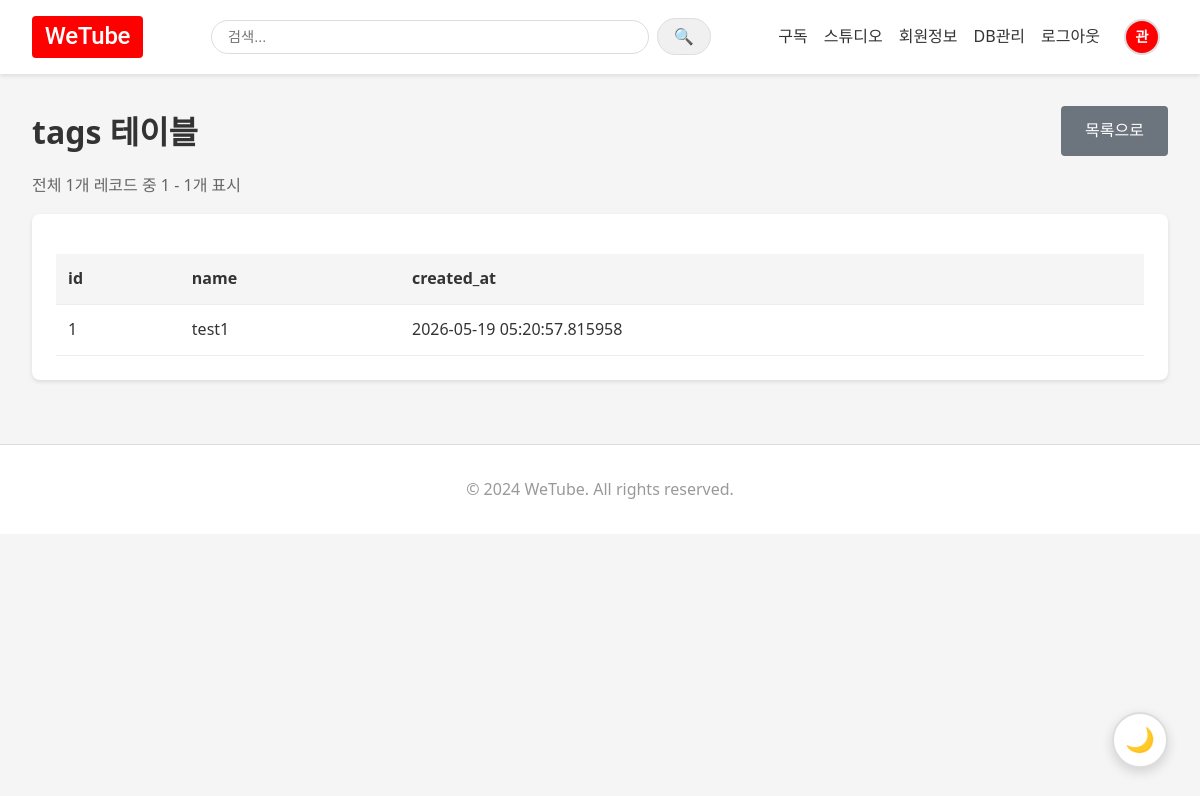
The page /admin/table/tags (signed in) on the database its author committed.
### app/models.py (models this page shows, shortened)
class User(UserMixin, db.Model):
    __tablename__ = 'users'
    id = db.Column(db.Integer, primary_key=True)
    username = db.Column(db.String(80), unique=True, nullable=False, index=True)
    email = db.Column(db.String(120), unique=True, nullable=False, index=True)
    password_hash = db.Column(db.String(255), nullable=False)
    nickname = db.Column(db.String(80), nullable=True)
    profile_image = db.Column(db.String(255), nullable=True)  # 프로필 이미지 경로 또는 Cloudinary URL
    profile_image_public_id = db.Column(db.String(255), nullable=True)  # Cloudinary 프로필 이미지 public_id
    is_admin = db.Column(db.Boolean, default=False, nullable=False)  # 관리자 여부
    created_at = db.Column(db.DateTime, default=datetime.utcnow)
    updated_at = db.Column(db.DateTime, default=datetime.utcnow, onupdate=datetime.utcnow)
    videos = db.relationship('Video', backref='author', lazy='dynamic', cascade='all, delete-orphan')
    comments = db.relationship('Comment', backref='author', lazy='dynamic', cascade='all, delete-orphan')
    liked_videos = db.relationship(
        'Video',
        secondary='video_likes',
        backref=db.backref('liked_by_users', lazy='dynamic'),
        lazy='dynamic'
    )
    subscribed_to = db.relationship(
        'User',
        secondary='subscriptions',
        primaryjoin='User.id==subscriptions.c.subscriber_id',
        secondaryjoin='User.id==subscriptions.c.subscribed_to_id',
        backref=db.backref('subscribers', lazy='dynamic'),
        lazy='dynamic'
    )

class Tag(db.Model):
    __tablename__ = 'tags'
    id = db.Column(db.Integer, primary_key=True)
    name = db.Column(db.String(50), unique=True, nullable=False, index=True)  # 태그 이름
    created_at = db.Column(db.DateTime, default=datetime.utcnow)

### app/routes/admin.py (the view)
@admin_bp.route('/table/<table_name>')
@login_required
def view_table(table_name):
    if not is_admin():
        flash('접근 권한이 없습니다.', 'error')
        return redirect(url_for('main.index'))
    try:
        page = request.args.get('page', 1, type=int)
        per_page = request.args.get('per_page', 50, type=int)
        inspector = inspect(db.engine)
        if table_name not in inspector.get_table_names():
            flash(f'테이블 "{table_name}"을 찾을 수 없습니다.', 'error')
            return redirect(url_for('admin.index'))
        columns = [col['name'] for col in inspector.get_columns(table_name)]
        count_result = db.session.execute(text(f"SELECT COUNT(*) FROM {table_name}"))
        total_count = count_result.scalar()
        offset = (page - 1) * per_page
        query = text(f"SELECT * FROM {table_name} LIMIT {per_page} OFFSET {offset}")
        result = db.session.execute(query)
        rows = result.fetchall()
        data = []
        for row in rows:
            row_dict = {}
            for i, col in enumerate(columns):
                value = row[i]
                if isinstance(value, datetime):
                    value = value.strftime('%Y-%m-%d %H:%M:%S')
                row_dict[col] = value
            data.append(row_dict)
        total_pages = (total_count + per_page - 1) // per_page
        return render_template('admin/table_view.html',
                             table_name=table_name,
                             columns=columns,
                             data=data,
                             page=page,
                             per_page=per_page,
                             total_count=total_count,
                             total_pages=total_pages)
    except Exception as e:
        flash(f'테이블 조회 중 오류가 발생했습니다: {str(e)}', 'error')
        return redirect(url_for('admin.index'))

### app/__init__.py (called while the page is built)
@login_manager.user_loader
def load_user(user_id):
    from app.models import User
    return User.query.get(int(user_id))

### app/routes/admin.py (called while the page is built)
def is_admin():
    return current_user.is_authenticated and current_user.is_admin

### app/templates/admin/table_view.html (shortened to what this page needs)
{% extends "base.html" %}
{% block content %}
<div class="container">
    <div style="display: flex; justify-content: space-between; align-items: center; margin-bottom: 1rem;">
        <h1 class="page-title">{{ table_name }} 테이블</h1>
        <a href="{{ url_for('admin.index') }}" class="btn btn-secondary">목록으로</a>
    </div>
    <div class="pagination-info">
        전체 {{ total_count }}개 레코드 중 {{ (page - 1) * per_page + 1 }} - {{ [page * per_page, total_count]|min }}개 표시
    </div>
    <div class="table-container">
        {% if data %}
        <table class="data-table">
            <thead>
                <tr>
                    {% for column in columns %}
                    <th>{{ column }}</th>
                    {% endfor %}
                </tr>
            </thead>
            <tbody>
                {% for row in data %}
                <tr>
                    {% for column in columns %}
                    <td>
                        {% if row[column] is none %}
                            <span style="color: #999;">NULL</span>
                        {% else %}
                            {{ row[column] }}
                        {% endif %}
                    </td>
                    {% endfor %}
                </tr>
                {% endfor %}
            </tbody>
        </table>
        {% else %}
        <p>데이터가 없습니다.</p>
        {% endif %}
    </div>
</div>
{% endblock %}

### app/templates/base.html (shortened to what this page needs)
<!DOCTYPE html>
<html lang="ko">
<head>
    <link rel="stylesheet" href="{{ url_for('static', filename='css/style.css') }}">
</head>
<body>
    <nav class="navbar">
        <div class="nav-container">
            <div class="nav-logo">
                <a href="{{ url_for('main.index') }}">WeTube</a>
            </div>
            <div class="nav-search">
                <form method="GET" action="{{ url_for('main.search') }}" class="search-form">
                    <input type="text" name="q" placeholder="검색..." class="search-input"
                           value="{{ request.args.get('q', '') }}" required>
                    <button type="submit" class="search-btn">🔍</button>
                </form>
            </div>
            <div class="nav-menu">
                {% if current_user.is_authenticated %}
                    <a href="{{ url_for('main.subscriptions_feed') }}" class="nav-link">구독</a>
                    <a href="{{ url_for('studio.index') }}" class="nav-link">스튜디오</a>
                    <a href="{{ url_for('auth.profile') }}" class="nav-link">회원정보</a>
                    {% if current_user.is_admin %}
                    <a href="{{ url_for('admin.index') }}" class="nav-link">DB관리</a>
                    {% endif %}
                    <a href="{{ url_for('auth.logout') }}" class="nav-link">로그아웃</a>
                    <div class="nav-profile-image">
                        {% if current_user.profile_image %}
                            <a href="{{ url_for('auth.profile') }}" class="profile-image-link">
                                <img src="{{ current_user.get_profile_image_url() }}"
                                     alt="{{ current_user.nickname or current_user.username }}"
                                     class="profile-image-circle">
                            </a>
                        {% else %}
                            <a href="{{ url_for('auth.profile') }}" class="profile-image-link">
                                <div class="profile-image-placeholder-circle">
                                    {{ (current_user.nickname or current_user.username)[0] }}
                                </div>
                            </a>
                        {% endif %}
                    </div>
                {% else %}
                    <a href="{{ url_for('auth.login') }}" class="nav-link">로그인</a>
                    <a href="{{ url_for('auth.register') }}" class="nav-link">회원가입</a>
                {% endif %}
            </div>
        </div>
    </nav>
    <main class="main-content">
        {% block content %}{% endblock %}
    </main>
    <footer class="footer">
        <div class="footer-container">
            <p>&copy; 2024 WeTube. All rights reserved.</p>
        </div>
    </footer>
    <button id="theme-toggle" class="theme-toggle" aria-label="다크 모드 전환" title="다크 모드 전환">
        <span id="theme-icon">🌙</span>
    </button>
</body>
</html>

### app/static/css/style.css (style rules this page uses)
* { margin: 0; padding: 0; box-sizing: border-box; }
:root { --bg-color: #f5f5f5; --text-color: #333; --card-bg: #fff; --border-color: #ddd; --nav-bg: #fff; --nav-shadow: rgba(0, 0, 0, 0.1); --input-bg: #fff; --input-border: #ddd; --link-color: #333; --link-hover: #ff0000; --placeholder-color: #999; --secondary-bg: #f0f0f0; --tertiary-bg: #e0e0e0; --hover-bg: #e0e0e0; --table-header-bg: #f5f5f5; --table-hover-bg: #f9f9f9; }
body { font-family: "Segoe UI", Tahoma, Geneva, Verdana, sans-serif; line-height: 1.6; color: var(--text-color); background-color: var(--bg-color); transition: background-color 0.3s, color 0.3s; }
.navbar { background-color: var(--nav-bg); box-shadow: 0 2px 4px var(--nav-shadow); padding: 1rem 0; position: sticky; top: 0; z-index: 1000; transition: background-color 0.3s, box-shadow 0.3s; }
.nav-container { max-width: 1200px; margin: 0 auto; padding: 0 2rem; display: flex; justify-content: space-between; align-items: center; gap: 1rem; }
.nav-logo a { font-size: 1.5rem; font-weight: 500; color: #ffffff; background-color: #ff0000; text-decoration: none; white-space: nowrap; padding: 0.4rem 0.8rem; border-radius: 4px; display: inline-block; transition: background-color 0.2s, opacity 0.2s; font-family: "Roboto", "Arial", sans-serif; letter-spacing: -0.3px; line-height: 1.2; }
.nav-search { flex: 1; max-width: 500px; margin: 0 1rem; }
.search-form { display: flex; align-items: center; gap: 0.5rem; }
.search-input { flex: 1; padding: 0.5rem 1rem; border: 1px solid #ddd; border-radius: 20px; font-size: 0.9rem; transition: border-color 0.3s; }
.search-btn { padding: 0.5rem 1rem; background-color: #f0f0f0; border: 1px solid #ddd; border-radius: 20px; cursor: pointer; font-size: 1rem; transition: background-color 0.3s; }
.nav-menu { display: flex; align-items: center; gap: 1rem; white-space: nowrap; }
.nav-link { color: #333; text-decoration: none; font-weight: 500; transition: color 0.3s; }
.nav-profile-image { display: flex; align-items: center; margin: 0 0.5rem; }
.profile-image-link { display: flex; align-items: center; text-decoration: none; transition: opacity 0.3s; }
.profile-image-placeholder-circle { width: 36px; height: 36px; border-radius: 50%; background-color: #ff0000; color: #fff; display: flex; align-items: center; justify-content: center; font-weight: 600; font-size: 0.9rem; border: 2px solid #ddd; transition: border-color 0.3s, background-color 0.3s; }
.theme-toggle { position: fixed; bottom: 2rem; right: 2rem; width: 56px; height: 56px; border-radius: 50%; background-color: var(--card-bg); border: 2px solid var(--border-color); box-shadow: 0 4px 12px rgba(0, 0, 0, 0.15); cursor: pointer; display: flex; align-items: center; justify-content: center; font-size: 1.5rem; z-index: 999; transition: all 0.3s; }
.container { max-width: 1200px; margin: 2rem auto; padding: 0 2rem; }
.page-title { font-size: 2rem; margin: 0; color: var(--text-color); }
.btn { padding: 0.75rem 1.5rem; border: none; border-radius: 4px; font-size: 1rem; font-weight: 500; cursor: pointer; text-decoration: none; display: inline-block; transition: background-color 0.3s, transform 0.2s; }
.btn-secondary { background-color: #6c757d; color: #fff; }
.footer { background-color: var(--card-bg); padding: 2rem 0; margin-top: 4rem; border-top: 1px solid var(--border-color); transition: background-color 0.3s, border-color 0.3s; }
.footer-container { max-width: 1200px; margin: 0 auto; padding: 0 2rem; text-align: center; color: var(--placeholder-color); }

### app/templates/admin/table_view.html (style rules this page uses)
.table-container { background: #fff; padding: 1.5rem; border-radius: 8px; box-shadow: 0 2px 4px rgba(0,0,0,0.1); overflow-x: auto; }
.data-table { width: 100%; border-collapse: collapse; margin-top: 1rem; }
.data-table th, .data-table td { padding: 0.75rem; text-align: left; border-bottom: 1px solid #eee; }
.data-table th { background: #f5f5f5; font-weight: 600; color: #333; }
.pagination-info { margin: 1rem 0; color: #666; }

### rows shown on the page
User: nickname "관"
Tag: id "1" "test1" "2026-05-19 05:20:57.815958"

### other values the page prints
{{ table_name }} "tags"
{{ total_count }} "1"
{{ (page - 1) * per_page + 1 }} "1"
{{ [page * per_page, total_count]|min }} "1"
{{ column }} "id" "name" "created_at"
